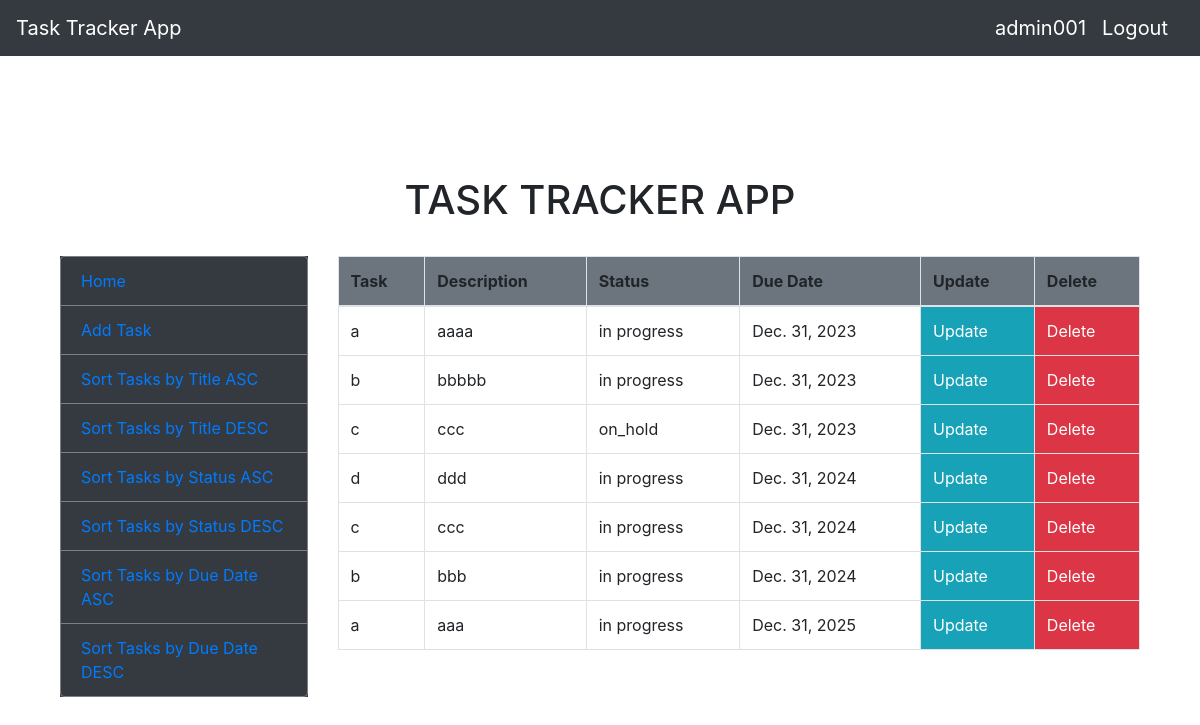
The app's page / (signed in) with its own data.
### task_tracker/models.py (models this page shows, shortened)
class Task(models.Model):
    TASK_STATUS_CHOICES = (
        ('in_progress', 'In Progress'),
        ('on_hold', 'On Hold'),
        ('completed', 'Completed'),
        ('cancelled', 'Cancelled'),
    )
    user = models.ForeignKey(User, on_delete=models.CASCADE, null=True, related_name='tasks')
    task = models.CharField(max_length=255)
    description = models.TextField()
    status = models.CharField(max_length=255, choices=TASK_STATUS_CHOICES, default='in progress')
    due_date = models.DateField(blank=False)
    created_date = models.DateTimeField(auto_now_add=True)

### task_tracker/views.py (the view)
# urls.py: path('', views.home, name='home'),
def home(request):
    if request.user.is_authenticated:
        user = request.user
        all_tasks = user.tasks.all()
        print(user.tasks)
        return render(request, "home.html", {'all_tasks': all_tasks})
    else:
        return redirect('login_view')

### task_tracker/templates/home.html
{% extends 'base.html' %}
{% load crispy_forms_tags %}
{% block content %}
{% include 'tables.html' %}
{% endblock %}

### task_tracker/templates/base.html (shortened to what this page needs)
<!doctype html>
<html lang="en">
  <head>
    <link rel="stylesheet" href="https://cdn.jsdelivr.net/npm/bootstrap@4.0.0/dist/css/bootstrap.min.css">
  </head>
  <body>
    <nav class="navbar navbar-expand-lg navbar-dark bg-dark">
        <a class="navbar-brand" href="{% url 'home' %}">Task Tracker App</a>
        <div class="collapse navbar-collapse" id="navbarSupportedContent">
        {% if user.is_authenticated %}
        <a class="navbar-brand" href="{% url 'home' %}">{{ user.username }}</a>
        <a class="navbar-brand" href="{% url 'logout_view' %}">Logout</a>
        {% else %}
        <a class="navbar-brand" href="{% url 'login_view' %}">Login</a>
        <a class="navbar-brand" href="{% url 'register' %}">Register</a>
        {% endif %}
      </div>
    </nav>
    <div class="container">
      <br><br>
        <br>
        {% block content %}
        {% endblock %}
    </div>
  </body>
</html>

### task_tracker/templates/tables.html (shortened to what this page needs)
<br><br>
<h1 class="text-center">TASK TRACKER APP</h1>
<br>
<div class="container">
  <div class="row">
    {% include 'menu.html' %}
    <div class="col-lg-9">
      {% if all_tasks %}
    <div class="table-responsive">
      <table class="table table-bordered">
        <thead>
          <tr class="bg-secondary">
            <th>Task</th>
            <th>Description</th>
            <th>Status</th>
            <th>Due Date</th>
            <th>Update</th>
            <th>Delete</th>
          </tr>
        </thead>
        <tbody>
          {% for task in all_tasks %}
          <tr>
            <td>{{ task.task }}</td>
            <td>{{ task.description }}</td>
            <td>{{ task.status }}</td>
            <td>{{ task.due_date }}</td>
            <td class="bg-info"><a href="{% url 'edit' task.pk %}" class="text-white">Update</a></td>
            <td class="bg-danger"><a href="{% url 'delete' task.pk %}" class="text-white">Delete</a></td>
          </tr>
          {% endfor %}
        </tbody>
      </table>
    </div>
      {% endif %}
    </div>
  </div>
</div>

### task_tracker/templates/menu.html
<div class="col-lg-3">
    <div class="list-group bg-dark">
      <a href="{% url 'home' %}" class="list-group-item bg-dark">Home</a>
      <a href="{% url 'add' %}" class="list-group-item bg-dark">Add Task</a>
      <a href="{% url 'sort_tasks_by_title_asc' %}" class="list-group-item bg-dark">Sort Tasks by Title ASC</a>
      <a href="{% url 'sort_tasks_by_title_desc' %}" class="list-group-item bg-dark">Sort Tasks by Title DESC</a>
      <a href="{% url 'sort_tasks_by_status_asc' %}" class="list-group-item bg-dark">Sort Tasks by Status ASC</a>
      <a href="{% url 'sort_tasks_by_status_desc' %}" class="list-group-item bg-dark">Sort Tasks by Status DESC</a>
      <a href="{% url 'sort_tasks_by_due_date_asc' %}" class="list-group-item bg-dark">Sort Tasks by Due Date ASC</a>
      <a href="{% url 'sort_tasks_by_due_date_desc' %}" class="list-group-item bg-dark">Sort Tasks by Due Date DESC</a>
    </div>
  </div>

### task_tracker/templates/base.html (style rules this page uses)
.list-group-item { border: 1px solid gray; }

### records on screen
Task: task "a", description "aaaa", status "in progress", due_date "Dec. 31, 2023"
Task: task "b", description "bbbbb", status "in progress", due_date "Dec. 31, 2023"
Task: task "c", description "ccc", status "on_hold", due_date "Dec. 31, 2023"
Task: task "d", description "ddd", status "in progress", due_date "Dec. 31, 2024"
Task: task "c", description "ccc", status "in progress", due_date "Dec. 31, 2024"
Task: task "b", description "bbb", status "in progress", due_date "Dec. 31, 2024"
Task: task "a", description "aaa", status "in progress", due_date "Dec. 31, 2025"

### other values on screen
{{ user.username }} "admin001"
